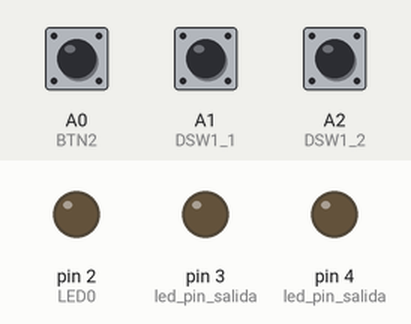
Recording of a sketch running on a simulated Arduino Uno, built with avr-gcc and run on an emulated ATmega328P. Parts: output pins drawn as LEDs (lit = HIGH). The inputs (shaded band) are chosen by the test bench; at power-on: A2 (DSW1_2) LOW, A0 (BTN2) LOW, A1 (DSW1_1) LOW.

Above: at 1.2 s.
1.3 s: A2 (DSW1_2) pulled HIGH for 0.15 s
At 1.37 s:
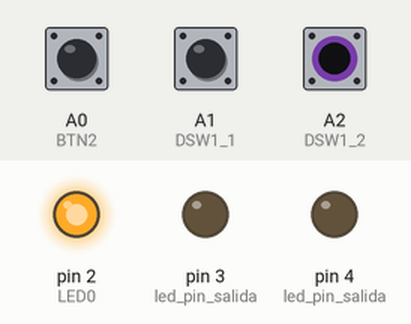
2.9 s: A2 (DSW1_2) pulled HIGH for 3.2 s
At 7.2 s:
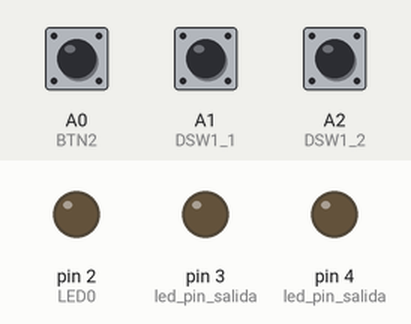
Timing chart, 0 to 8.7 s (numbered marks = the images above; inputs shaded):
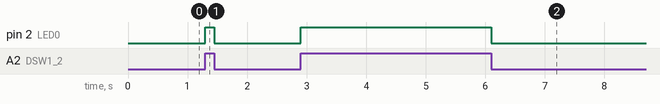

The sketch:

Frimware_E07.ino
```cpp
//" ¡No copies y pegues el código, analízalo e inspirate en el! "
/*************************************************************************
 *   Copyright (C) 2023 Jesús Camarena                                   *
 *   jesus.garzacmn@uanl.edu.mx                                          *
 *   Licencia: Attribution-NonCommercial-ShareAlike 3.0(CC-BY-NC-SA 3.0) *
 *   https://creativecommons.org/licenses/by-nc-sa/3.0/                  *
 *                                                                       *
 *   Ejemplo:                                                            *
 *   Dispositivo: Arduino UNO                                            *
 *   Lenguaje: Arduino                                                   *
 *   Rev: 1.0                                                            *
 *                                                     Fecha: 25/03/23   *
 ************************************************************************/
//--------------------------------INICO---------------------------------//

//--Etiquetas
//-Outputs
const byte LED2 = 4;
const byte LED1 = 3;
const byte LED0 = 2;
const byte numero_de_leds = 3;

//-Inputs
const byte DSW1_2 = A2;
const byte DSW1_1 = A1;
const byte BTN2   = A0;
const byte numero_de_pulsadores = 3;

//--Macro
//-Outputs
//LED0
#define LED0_ON   digitalWrite(LED0,HIGH)
#define LED0_OFF  digitalWrite(LED0,LOW)

//--Constantes
#define RETARDO 500
#define RETARDO_1s 1000

//--Variables
bool value_DSW1 = 0;
bool value_BTN1 = 0;

//--Arreglos
byte led_pin_salida[numero_de_leds] = {LED0,LED1,LED2};
byte pulsador_pin_entrada[numero_de_pulsadores] = {BTN2,DSW1_1,DSW1_2};

//--------------------------------SETUP---------------------------------//
void setup()
{
  Init_leds();// Funcion para inicializar leds como salidas
  Init_pulsadores();// Funcion para inicializar botones como entradas
}//Fin setup

//---------------------------------LOOP---------------------------------//
void loop()//while(1)
{
 if (digitalRead(DSW1_1))
 {
  if(digitalRead(BTN2))
  {
    digitalWrite(LED0, HIGH);
  }
  else
  {
    digitalWrite(LED0, LOW);
  }//Fin_if_1_anidado
 }//Fin_if_1
 else if (digitalRead(DSW1_2))
 {
   if(digitalRead(BTN2))
   {
     digitalWrite(LED0, LOW);
   }
   else
   {
     digitalWrite(LED0, HIGH);
   }//Fin_if_2_anidado
  }//Fin_if_2_encadenado
  else
  {
    digitalWrite(LED0, LOW);
  }//Fin_if_1_encadenado
}//Fin loop

//-----------------------------FUNCIONES()------------------------------//

//***********************************************************************
//* Descripcion: Funcion para inicializar leds
//* Prototype: void Init_leds(void);
//* Call: Init_leds();
//* Retorno: void
//* Argumentos: void
//***********************************************************************
void Init_leds(void)
{
  for (byte i = 0;i < numero_de_leds;i++)
  {
    pinMode(led_pin_salida[i],OUTPUT); // Pines es salidas
  }//Fin_for
}//Fin_Init_leds

//***********************************************************************
//* Descripcion: Funcion para inicializar pulsadores
//* Prototype: void Init_pulsadores(void);
//* Call: Init_pulsadores();
//* Retorno: void
//* Argumentos: void
//***********************************************************************
void Init_pulsadores(void)
{
  for (byte i = 0;i < numero_de_pulsadores;i++)
  {
    pinMode(pulsador_pin_entrada[i],INPUT); // Pines entradas
  }//Fin_for
}//Fin_Init_leds

//***********************************************************************
//* Descripcion: Funcion de leds que se encienden
//* Prototype: void Encender_leds(void);
//* Call: Encender_leds();
//* Retorno: void
//* Argumentos: void
//***********************************************************************
void Encender_leds(void)
{
  for (byte i = 0;i < numero_de_leds;i++)
  {
    digitalWrite(led_pin_salida[i],HIGH); // Pines es salidas
  }//Fin_for
}//Fin_Encender_leds

//***********************************************************************
//* Descripcion: Funcion de leds que se apagan
//* Prototype: void Apagar_leds(void);
//* Call: Apagar_leds();
//* Retorno: void
//* Argumentos: void
//***********************************************************************
void Apagar_leds(void)
{
  for (byte i = 0;i < numero_de_leds;i++)
  {
    digitalWrite(led_pin_salida[i],LOW); // Pines es salidas
  }//Fin_for
}//Fin_Apagar_leds
```

Measured:
- after the input at 1.3 s, pin 2 (LED0): LOW → HIGH at once, → LOW 0.15 s later
- after the input at 2.9 s, pin 2 (LED0): LOW → HIGH at once, → LOW 3.2 s later
